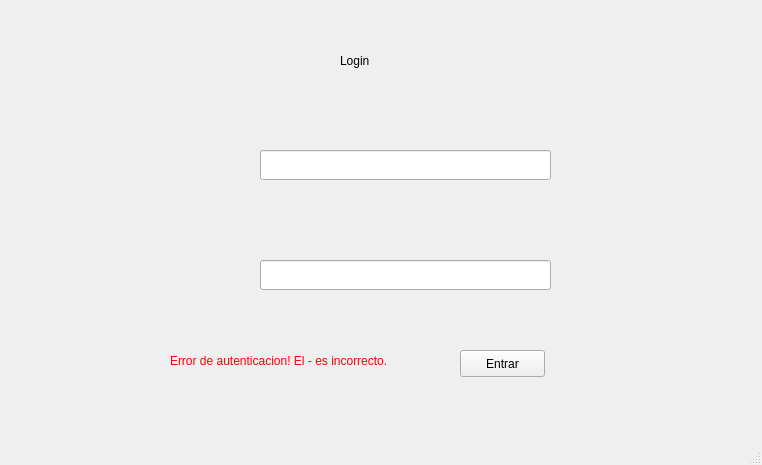
<?xml version="1.0" encoding="UTF-8"?>
<ui version="4.0">
 <class>login</class>
 <widget class="QMainWindow" name="login">
  <property name="geometry">
   <rect>
    <x>0</x>
    <y>0</y>
    <width>762</width>
    <height>465</height>
   </rect>
  </property>
  <property name="sizePolicy">
   <sizepolicy hsizetype="Preferred" vsizetype="Preferred">
    <horstretch>0</horstretch>
    <verstretch>0</verstretch>
   </sizepolicy>
  </property>
  <property name="minimumSize">
   <size>
    <width>762</width>
    <height>465</height>
   </size>
  </property>
  <property name="maximumSize">
   <size>
    <width>762</width>
    <height>465</height>
   </size>
  </property>
  <property name="windowTitle">
   <string>Estacionamientos Unicos de Mexico</string>
  </property>
  <widget class="QWidget" name="centralWidget">
   <widget class="QPushButton" name="pushButton">
    <property name="geometry">
     <rect>
      <x>460</x>
      <y>350</y>
      <width>85</width>
      <height>27</height>
     </rect>
    </property>
    <property name="text">
     <string>Entrar</string>
    </property>
   </widget>
   <widget class="QLabel" name="label">
    <property name="geometry">
     <rect>
      <x>340</x>
      <y>30</y>
      <width>171</width>
      <height>61</height>
     </rect>
    </property>
    <property name="styleSheet">
     <string notr="true">
font: 75 22pt &quot;URW Bookman L&quot;;</string>
    </property>
    <property name="text">
     <string>Login</string>
    </property>
   </widget>
   <widget class="QLabel" name="label_4">
    <property name="geometry">
     <rect>
      <x>170</x>
      <y>330</y>
      <width>251</width>
      <height>61</height>
     </rect>
    </property>
    <property name="styleSheet">
     <string notr="true">color: rgb(255, 0, 0);</string>
    </property>
    <property name="text">
     <string>Error de autenticacion! El - es incorrecto.</string>
    </property>
   </widget>
   <widget class="QLineEdit" name="lineEdit">
    <property name="geometry">
     <rect>
      <x>260</x>
      <y>260</y>
      <width>291</width>
      <height>30</height>
     </rect>
    </property>
    <property name="inputMask">
     <string/>
    </property>
    <property name="text">
     <string/>
    </property>
    <property name="echoMode">
     <enum>QLineEdit::Password</enum>
    </property>
    <property name="cursorMoveStyle">
     <enum>Qt::LogicalMoveStyle</enum>
    </property>
    <property name="clearButtonEnabled">
     <bool>false</bool>
    </property>
   </widget>
   <widget class="QLabel" name="label_3">
    <property name="geometry">
     <rect>
      <x>160</x>
      <y>130</y>
      <width>71</width>
      <height>71</height>
     </rect>
    </property>
    <property name="text">
     <string/>
    </property>
    <property name="pixmap">
     <pixmap>img/login-user.png</pixmap>
    </property>
    <property name="scaledContents">
     <bool>true</bool>
    </property>
   </widget>
   <widget class="QLineEdit" name="lineEdit_2">
    <property name="geometry">
     <rect>
      <x>260</x>
      <y>150</y>
      <width>291</width>
      <height>30</height>
     </rect>
    </property>
    <property name="styleSheet">
     <string notr="true"/>
    </property>
   </widget>
   <widget class="QLabel" name="label_2">
    <property name="geometry">
     <rect>
      <x>160</x>
      <y>240</y>
      <width>61</width>
      <height>61</height>
     </rect>
    </property>
    <property name="text">
     <string/>
    </property>
    <property name="pixmap">
     <pixmap>img/login-psw.png</pixmap>
    </property>
    <property name="scaledContents">
     <bool>true</bool>
    </property>
   </widget>
  </widget>
  <widget class="QStatusBar" name="statusBar"/>
 </widget>
 <layoutdefault spacing="6" margin="11"/>
 <resources/>
 <connections/>
</ui>
